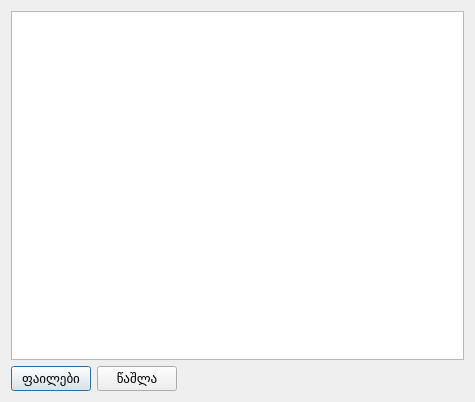
<?xml version="1.0" encoding="UTF-8"?>
<ui version="4.0">
 <class>Dialog</class>
 <widget class="QDialog" name="Dialog">
  <property name="geometry">
   <rect>
    <x>0</x>
    <y>0</y>
    <width>475</width>
    <height>402</height>
   </rect>
  </property>
  <property name="windowTitle">
   <string>Dialog</string>
  </property>
  <layout class="QGridLayout" name="gridLayout">
   <item row="0" column="0" colspan="2">
    <widget class="QTreeView" name="treeView"/>
   </item>
   <item row="1" column="0">
    <layout class="QHBoxLayout" name="horizontalLayout">
     <item>
      <widget class="QPushButton" name="pushButton">
       <property name="font">
        <font>
         <pointsize>10</pointsize>
        </font>
       </property>
       <property name="text">
        <string>ფაილები</string>
       </property>
      </widget>
     </item>
     <item>
      <widget class="QPushButton" name="pushButton_2">
       <property name="font">
        <font>
         <pointsize>10</pointsize>
        </font>
       </property>
       <property name="text">
        <string>წაშლა</string>
       </property>
      </widget>
     </item>
    </layout>
   </item>
   <item row="1" column="1">
    <spacer name="horizontalSpacer">
     <property name="orientation">
      <enum>Qt::Horizontal</enum>
     </property>
     <property name="sizeHint" stdset="0">
      <size>
       <width>290</width>
       <height>20</height>
      </size>
     </property>
    </spacer>
   </item>
  </layout>
 </widget>
 <layoutdefault spacing="6" margin="11"/>
 <resources/>
 <connections/>
</ui>
